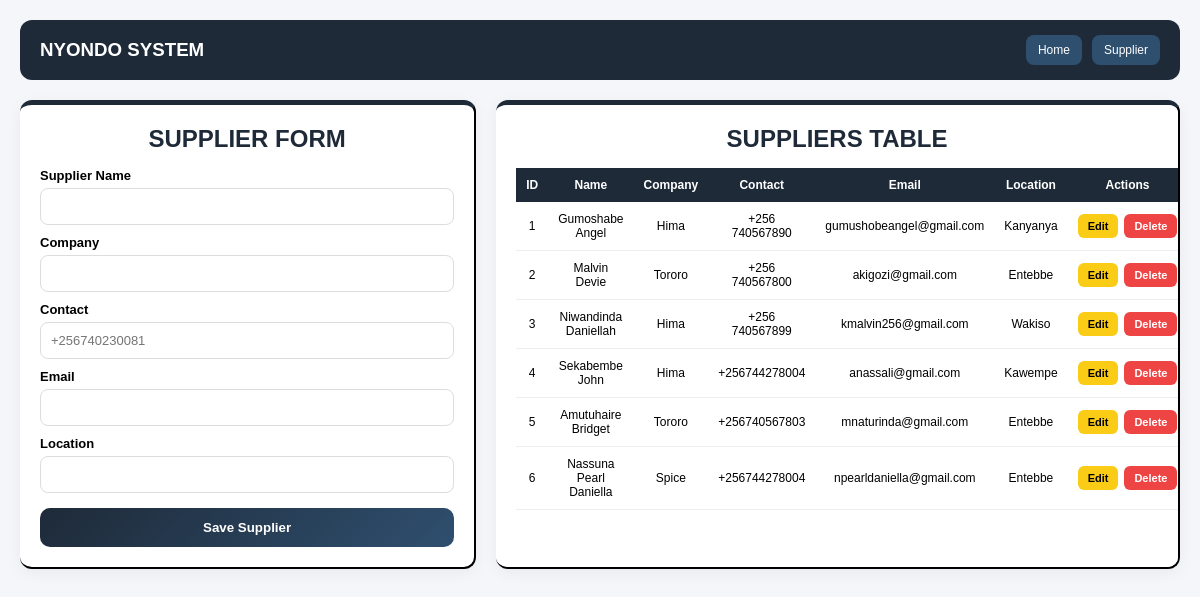
The app's page /supplier/, older data.
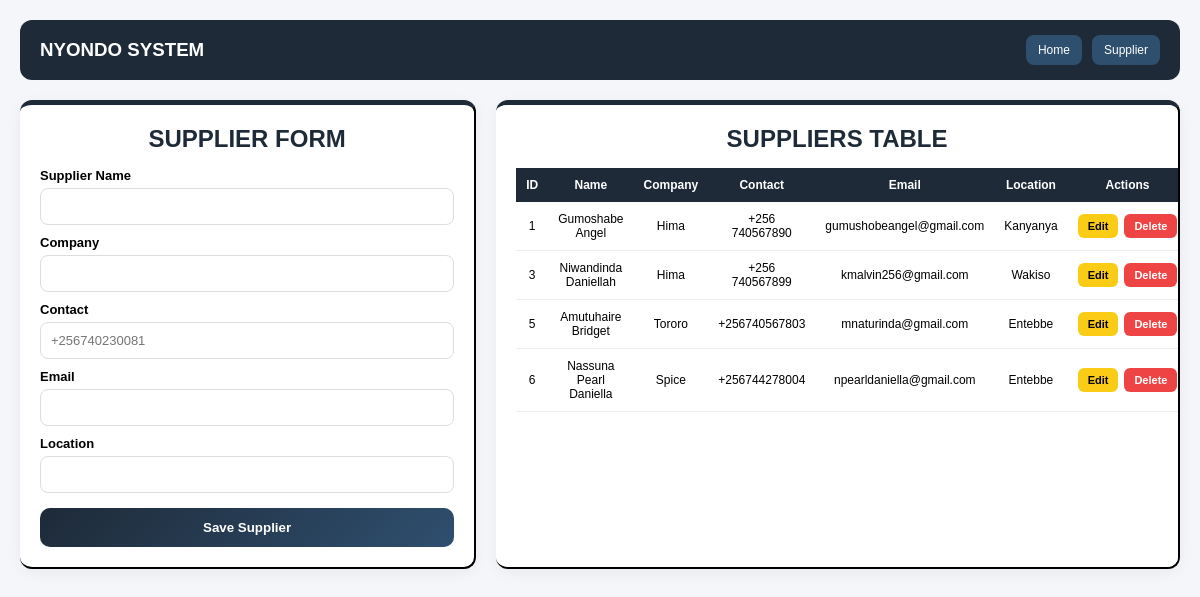
The same page, newer data.
### hardwareapp/models.py (models this page shows, shortened)
class Supplier(models.Model):
    supplier_name = models.CharField(max_length=100)
    company = models.CharField(max_length=100)
    contact = models.CharField(max_length=14, blank=True, null=True)
    email = models.EmailField()
    location = models.CharField(max_length=100)
    created_at = models.DateTimeField(auto_now_add=True)
    updated_at = models.DateTimeField(auto_now=True)

### hardwareapp/views.py (the view, shortened to what this page needs)
# urls.py: path('supplier/', views.suppliers, name='supplier'),
def suppliers(request):
    suppliers = Supplier.objects.all()
    return render(request, "suppliers.html", {
        "suppliers": suppliers
    })

### hardwareapp/templates/suppliers.html (shortened to what this page needs)
{% load static %}
<!doctype html>
<html lang="en">
  <head>
  </head>
  <body>
    <div class="navbar">
      <h3>NYONDO SYSTEM</h3>
      <div class="nav-links">
        <a href="{% url 'index' %}">Home</a>
        <a href="{% url 'supplier' %}">Supplier</a>
      </div>
    </div>
    <div class="container">
      <div class="form-box">
        <h2>SUPPLIER FORM</h2>
        <form method="POST">
          <label>Supplier Name</label>
          <input type="text" name="supplier_name" required />
          <label>Company</label>
          <input type="text" name="company" required />
          <label>Contact</label>
          <input
            type="text"
            name="contact"
            placeholder="+256740230081"
            pattern="^\+256[0-9]{9}$"
            maxlength="13"
            title="Phone must be in format +256XXXXXXXXX"
            required
          />
          <label>Email</label>
          <input type="email" name="email" required />
          <label>Location</label>
          <input type="text" name="location" required />
          <button type="submit">Save Supplier</button>
        </form>
      </div>
      <div class="table-box">
        <h2>SUPPLIERS TABLE</h2>
        <table>
          <tr>
            <th>ID</th>
            <th>Name</th>
            <th>Company</th>
            <th>Contact</th>
            <th>Email</th>
            <th>Location</th>
            <th>Actions</th>
          </tr>
          {% for supplier in suppliers %}
          <tr>
            <td>{{ supplier.id }}</td>
            <td>{{ supplier.supplier_name }}</td>
            <td>{{ supplier.company }}</td>
            <td>{{ supplier.contact }}</td>
            <td>{{ supplier.email }}</td>
            <td>{{ supplier.location }}</td>
            <td>
              <div class="actions">
                <a
                  href="{% url 'edit_supplier' supplier.id %}"
                  class="edit-btn"
                >
                  Edit
                </a>
                <a
                  href="{% url 'delete_supplier' supplier.id %}"
                  class="delete-btn"
                  onclick="
                    return confirm(
                      'Are you sure you want to delete this supplier? This action cannot be undone!',
                    );
                  "
                >
                  Delete
                </a>
              </div>
            </td>
          </tr>
          {% empty %}
          <tr>
            <td colspan="8">No suppliers found</td>
          </tr>
          {% endfor %}
        </table>
      </div>
    </div>
  </body>
</html>

Row changes from the older to the newer data that the page shows:
removed Supplier: id "2", supplier_name "Malvin Devie", company "Tororo", contact "+256 740567800", email "akigozi@gmail.com", location "Entebbe"
removed Supplier: id "4", supplier_name "Sekabembe John", company "Hima", contact "+256744278004", email "anassali@gmail.com", location "Kawempe"
